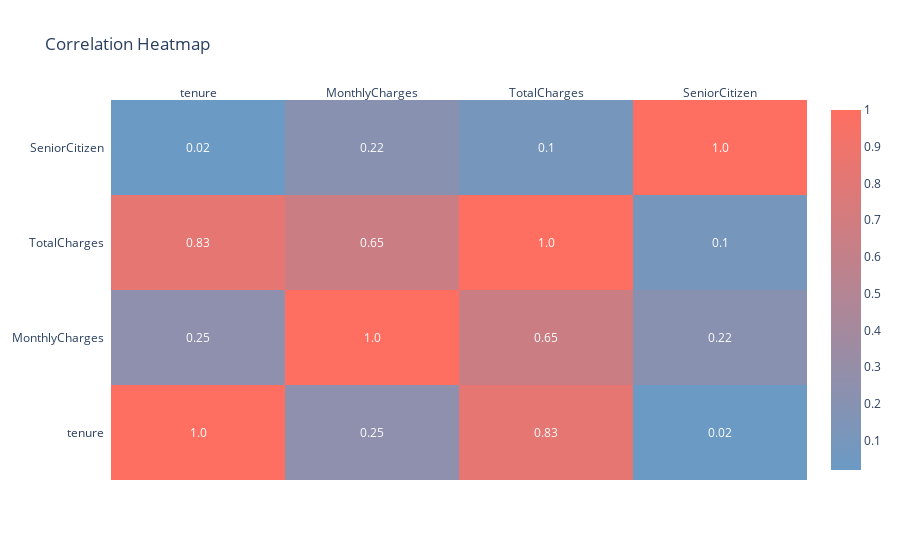

Source (notebook cell):
### Code cell
corr = df[['tenure', 'MonthlyCharges','TotalCharges', 'SeniorCitizen']].corr()

custom_colorscale = [
    [0.0, '#6B9AC4'],  
    [1.0, '#FF6F61']   
]

fig = ff.create_annotated_heatmap(
  z=np.round(corr.values,2),
  x = list(corr.columns),
  y = list(corr.index),
  annotation_text=np.round(corr.values, 2).astype(str),
  colorscale=custom_colorscale,
  showscale=True
)
fig.update_layout(title_text='Correlation Heatmap')
fig.show()

### Figure 1 — Plotly figure (JSON) as saved in the notebook; plotly's stock layout.template omitted (floating-point values rounded to 4 significant figures)
{"data": [{"colorscale": [[0, "#6B9AC4"], [1, "#FF6F61"]], "reversescale": false, "showscale": true, "type": "heatmap", "x": ["tenure", "MonthlyCharges", "TotalCharges", "SeniorCitizen"], "y": ["tenure", "MonthlyCharges", "TotalCharges", "SeniorCitizen"], "z": [[1.0, 0.25, 0.83, 0.02], [0.25, 1.0, 0.65, 0.22], [0.83, 0.65, 1.0, 0.1], [0.02, 0.22, 0.1, 1.0]]}], "layout": {"annotations": [{"font": {"color": "#FFFFFF"}, "showarrow": false, "text": "1.0", "x": "tenure", "xref": "x", "y": "tenure", "yref": "y"}, {"font": {"color": "#FFFFFF"}, "showarrow": false, "text": "0.25", "x": "MonthlyCharges", "xref": "x", "y": "tenure", "yref": "y"}, {"font": {"color": "#FFFFFF"}, "showarrow": false, "text": "0.83", "x": "TotalCharges", "xref": "x", "y": "tenure", "yref": "y"}, {"font": {"color": "#FFFFFF"}, "showarrow": false, "text": "0.02", "x": "SeniorCitizen", "xref": "x", "y": "tenure", "yref": "y"}, {"font": {"color": "#FFFFFF"}, "showarrow": false, "text": "0.25", "x": "tenure", "xref": "x", "y": "MonthlyCharges", "yref": "y"}, {"font": {"color": "#FFFFFF"}, "showarrow": false, "text": "1.0", "x": "MonthlyCharges", "xref": "x", "y": "MonthlyCharges", "yref": "y"}, {"font": {"color": "#FFFFFF"}, "showarrow": false, "text": "0.65", "x": "TotalCharges", "xref": "x", "y": "MonthlyCharges", "yref": "y"}, {"font": {"color": "#FFFFFF"}, "showarrow": false, "text": "0.22", "x": "SeniorCitizen", "xref": "x", "y": "MonthlyCharges", "yref": "y"}, {"font": {"color": "#FFFFFF"}, "showarrow": false, "text": "0.83", "x": "tenure", "xref": "x", "y": "TotalCharges", "yref": "y"}, {"font": {"color": "#FFFFFF"}, "showarrow": false, "text": "0.65", "x": "MonthlyCharges", "xref": "x", "y": "TotalCharges", "yref": "y"}, {"font": {"color": "#FFFFFF"}, "showarrow": false, "text": "1.0", "x": "TotalCharges", "xref": "x", "y": "TotalCharges", "yref": "y"}, {"font": {"color": "#FFFFFF"}, "showarrow": false, "text": "0.1", "x": "SeniorCitizen", "xref": "x", "y": "TotalCharges", "yref": "y"}, {"font": {"color": "#FFFFFF"}, "showarrow": false, "text": "0.02", "x": "tenure", "xref": "x", "y": "SeniorCitizen", "yref": "y"}, {"font": {"color": "#FFFFFF"}, "showarrow": false, "text": "0.22", "x": "MonthlyCharges", "xref": "x", "y": "SeniorCitizen", "yref": "y"}, {"font": {"color": "#FFFFFF"}, "showarrow": false, "text": "0.1", "x": "TotalCharges", "xref": "x", "y": "SeniorCitizen", "yref": "y"}, {"font": {"color": "#FFFFFF"}, "showarrow": false, "text": "1.0", "x": "SeniorCitizen", "xref": "x", "y": "SeniorCitizen", "yref": "y"}], "title": {"text": "Correlation Heatmap"}, "xaxis": {"dtick": 1, "gridcolor": "rgb(0, 0, 0)", "side": "top", "ticks": ""}, "yaxis": {"dtick": 1, "ticks": "", "ticksuffix": "  "}}}
